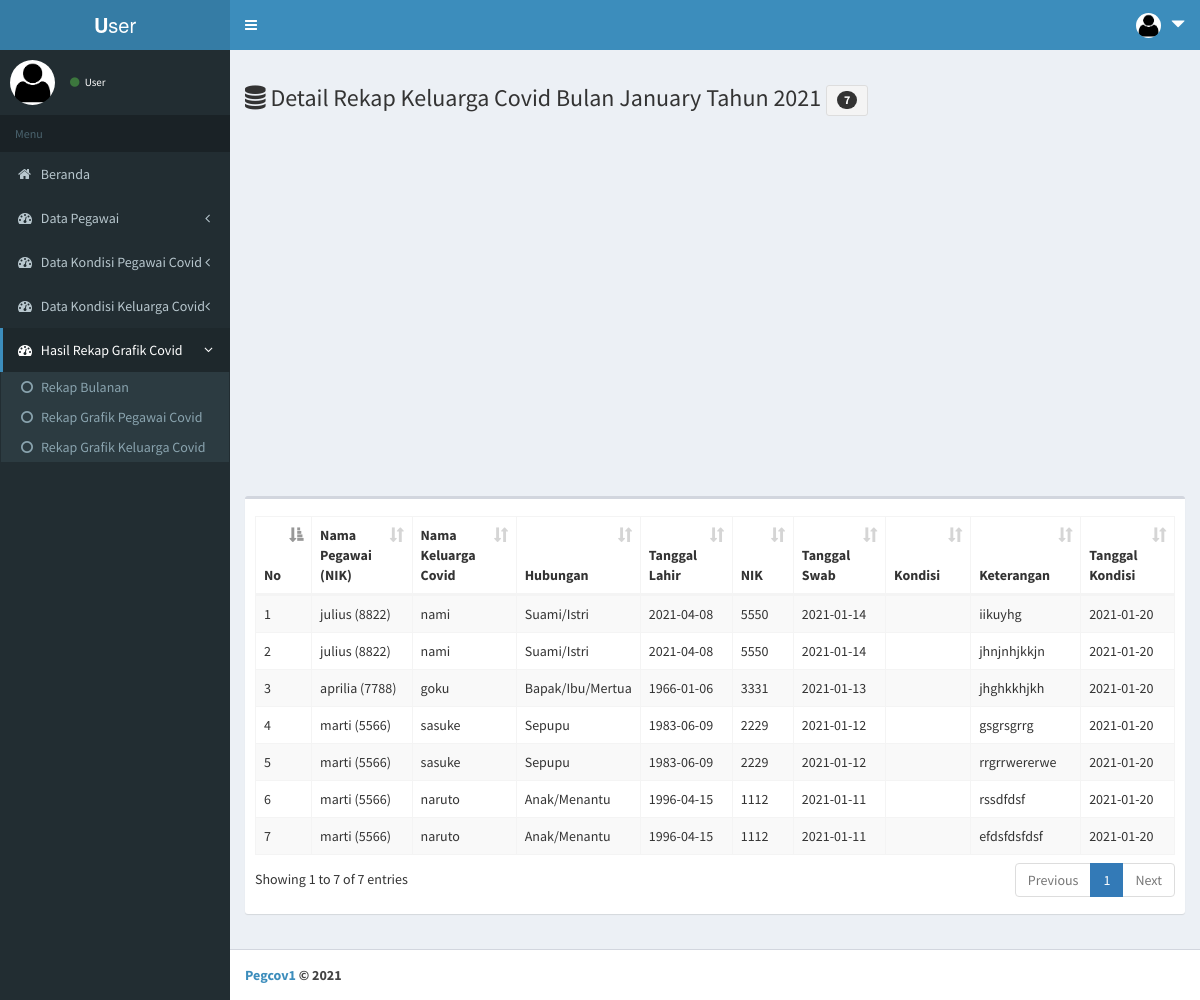
Page /page/index.php?menu=rekap_detail_kel&rekap_id=33 on the committed database.
### tables this page shows
CREATE TABLE `tb_rekap` (
  `rekap_id` int(11) NOT NULL,
  `rekap_tahun` varchar(4) NOT NULL,
  `rekap_bulan` varchar(10) NOT NULL,
  `rekap_minggu` varchar(10) NOT NULL,
  `rekap_konisman` int(11) NOT NULL,
  `rekap_konrujuk` int(11) NOT NULL,
  `rekap_konsembuh` int(11) NOT NULL,
  `rekap_konmeninggal` int(11) NOT NULL,
  `rekap_konjumlah` int(11) NOT NULL,
  `rekap_kelisman` int(11) NOT NULL,
  `rekap_kelrujuk` int(11) NOT NULL,
  `rekap_kelsembuh` int(11) NOT NULL,
  `rekap_kelmeninggal` int(11) NOT NULL,
  `rekap_keljumlah` int(11) NOT NULL,
  `rekap_total` int(11) NOT NULL
);

CREATE TABLE `tb_kel` (
  `kel_id` int(11) NOT NULL,
  `kel_peg_id` int(11) NOT NULL,
  `kel_peg_nama` varchar(30) NOT NULL,
  `kel_peg_nip` varchar(20) NOT NULL,
  `kel_peg_nik` varchar(20) NOT NULL,
  `kel_nama` varchar(30) NOT NULL,
  `kel_jk` enum('Laki-laki','Perempuan') NOT NULL,
  `kel_hubungan` enum('Suami/Istri','Anak/Menantu','Bapak/Ibu/Mertua','Kakak/Adik','Kakek/Nenek','Cucu','Paman/Bibi','Sepupu','Keponakan','Teman','Lainnya') NOT NULL,
  `kel_tgllahir` date NOT NULL,
  `kel_nik` varchar(20) NOT NULL,
  `kel_stapeg` varchar(30) NOT NULL,
  `kel_unitkerja` varchar(40) NOT NULL,
  `kel_nip` varchar(20) NOT NULL,
  `kel_tglswab` date NOT NULL,
  `kel_tglhasil` date NOT NULL,
  `kel_starawat` enum('Isman','Rujuk') NOT NULL,
  `kel_staakhir` enum('Dalam Proses','Sembuh','Meninggal') NOT NULL,
  `kel_ket` text NOT NULL,
  `kel_tgl` date NOT NULL,
  `kel_tglinput` date NOT NULL
);

### page/rekap_detail_kel.php (the view, shortened to what this page needs)
<?php
  $rekap_id = $_GET['rekap_id'];
  $query1  = mysqli_query($koneksi,"SELECT * FROM tb_rekap WHERE rekap_id='$rekap_id'");
  $data1   = mysqli_fetch_array($query1);
  $rekap_tahun = $data1['rekap_tahun'];
  $rekap_bulan0 = $data1['rekap_bulan'];
  $rekap_bulan  = date('m',strtotime($rekap_bulan0));
?>
<!DOCTYPE html>
<html>
<head>
</head>
<body>
    <div class="row">
    <div class="col-xs-12 col-md-12">
      <h3><span class="fa fa-database"></span>
        Detail Rekap Keluarga Covid Bulan <?php echo $rekap_bulan0; ?> Tahun <?php echo $rekap_tahun; ?>
        <?php
          $qjumlah = mysqli_query($koneksi,"SELECT * FROM tb_kel WHERE YEAR(kel_tgl)='$rekap_tahun' AND  MONTH(kel_tgl)='$rekap_bulan'  ORDER BY kel_id DESC");
          $jumlah = mysqli_num_rows($qjumlah);
        ?>
        <button class="btn btn-sm btn-default"><span class="badge"><?php echo $jumlah; ?></span></button>
    </h3>
    </div>
  </div>
  <div class="row">
    <div id="chartContainer" style="height: 370px; width: 100%;"></div>
</div>
  <div class="box">
        <div class="box-body">
            <table id="example2" class="table table-bordered table-striped">
              <thead>
                <tr>
                  <th>No</th>
                  <th>Nama Pegawai (NIK)</th>
                  <th>Nama Keluarga Covid</th>
                  <th>Hubungan</th>
                  <th>Tanggal Lahir</th>
                  <th>NIK</th>
                  <th>Tanggal Swab</th>
                  <th>Kondisi</th>
                  <th>Keterangan</th>
                  <th>Tanggal Kondisi</th>
                </tr>
              </thead>
              <tbody>
                <?php
                    $no = 1;
                    $sql3 = $koneksi->query("SELECT * FROM tb_kel WHERE YEAR(kel_tgl)='$rekap_tahun' AND  MONTH(kel_tgl)='$rekap_bulan'   ORDER BY kel_id DESC");
                    while ($data3=$sql3->fetch_assoc()) {
                ?>
                <tr>
                    <td> <?php echo $no++; ?> </td>
                    <td> <?php echo $data3['kel_peg_nama']." (".$data3['kel_peg_nik'].")"; ?></td>
                    <td> <?php echo $data3['kel_nama']; ?></td>
                    <td> <?php echo $data3['kel_hubungan']; ?></td>
                    <td> <?php echo $data3['kel_tgllahir']; ?></td>
                    <td> <?php echo $data3['kel_nik']; ?></td>
                    <td> <?php echo $data3['kel_tglswab']; ?></td>
                    <td> <?php echo $data3['kel_kondisi']; ?></td>
                    <td> <?php echo $data3['kel_ket']; ?></td>
                    <td> <?php echo $data3['kel_tgl']; ?></td>
                </tr>
                <?php
                  }
                ?>
              </tbody>
          </table>
      </div>
  </div>
</body>
</html>

### rows in the picture
tb_rekap: rekap_bulan "January", rekap_tahun "2021"
tb_kel: kel_peg_nama "julius", kel_peg_nik "8822", kel_nama "nami", kel_hubungan "Suami/Istri", kel_tgllahir "2021-04-08", kel_nik "5550", kel_tglswab "2021-01-14", kel_ket "iikuyhg", kel_tgl "2021-01-20"
tb_kel: kel_peg_nama "julius", kel_peg_nik "8822", kel_nama "nami", kel_hubungan "Suami/Istri", kel_tgllahir "2021-04-08", kel_nik "5550", kel_tglswab "2021-01-14", kel_ket "jhnjnhjkkjn", kel_tgl "2021-01-20"
tb_kel: kel_peg_nama "aprilia", kel_peg_nik "7788", kel_nama "goku", kel_hubungan "Bapak/Ibu/Mertua", kel_tgllahir "1966-01-06", kel_nik "3331", kel_tglswab "2021-01-13", kel_ket "jhghkkhjkh", kel_tgl "2021-01-20"
tb_kel: kel_peg_nama "marti", kel_peg_nik "5566", kel_nama "sasuke", kel_hubungan "Sepupu", kel_tgllahir "1983-06-09", kel_nik "2229", kel_tglswab "2021-01-12", kel_ket "gsgrsgrrg", kel_tgl "2021-01-20"
tb_kel: kel_peg_nama "marti", kel_peg_nik "5566", kel_nama "sasuke", kel_hubungan "Sepupu", kel_tgllahir "1983-06-09", kel_nik "2229", kel_tglswab "2021-01-12", kel_ket "rrgrrwererwe", kel_tgl "2021-01-20"
tb_kel: kel_peg_nama "marti", kel_peg_nik "5566", kel_nama "naruto", kel_hubungan "Anak/Menantu", kel_tgllahir "1996-04-15", kel_nik "1112", kel_tglswab "2021-01-11", kel_ket "rssdfdsf", kel_tgl "2021-01-20"
tb_kel: kel_peg_nama "marti", kel_peg_nik "5566", kel_nama "naruto", kel_hubungan "Anak/Menantu", kel_tgllahir "1996-04-15", kel_nik "1112", kel_tglswab "2021-01-11", kel_ket "efdsfdsfdsf", kel_tgl "2021-01-20"

### other values in the picture
$jumlah "7"
